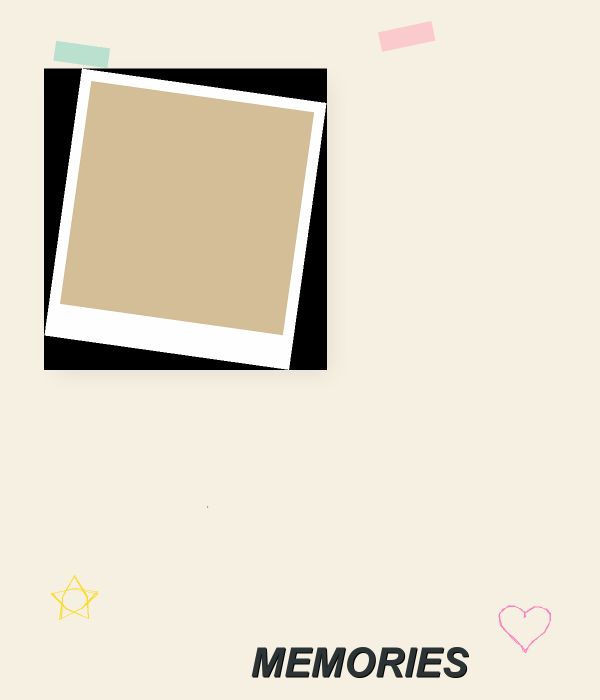
#> input picture mood-snap-studio-main/backend/test_expert_collage.jpg, 1200 x 1400 px (shown at 1/2 size)
$ python -i image_engine.py   (imports and definitions only)
#> lines starting #> are read from the running program, lines starting #| are printed output that depends on the picture
#> further down, picture is the input picture: PIL image 1200x1400 RGB; mean R, G, B 228.8, 221.5, 205.9
import cv2
import numpy as np
import io
import random
from PIL import Image, ImageEnhance, ImageFilter, ImageDraw, ImageFont, ImageChops
from typing import Tuple, Optional
from rembg import remove


# [15 lines left out: function create_cutout, not called in this run]


def apply_watercolor_effect(img: Image.Image) -> Image.Image:
    """
    ULTRA-HD Watercolor: Optimized for quality with intelligent scaling
    - Uses larger preview size for better quality
    - LANCZOS upscaling to preserve details
    - Enhanced parameters for artistic look
    """
    try:
        orig_size = img.size
#> orig_size = (1200, 1400)

        # Step 1: Scale down smartly (larger than before for better quality)
        # Use 1200px instead of 600px for better detail preservation
        scale_width = 1200
        img_small = img.resize((scale_width, int(scale_width * orig_size[1] / orig_size[0])), Image.Resampling.LANCZOS)

        # Step 2: Enhanced Stylization
        img_cv = cv2.cvtColor(np.array(img_small.convert("RGB")), cv2.COLOR_RGB2BGR)
        # Enhanced parameters for more pronounced watercolor effect
        dst = cv2.stylization(img_cv, sigma_s=60, sigma_r=0.45)
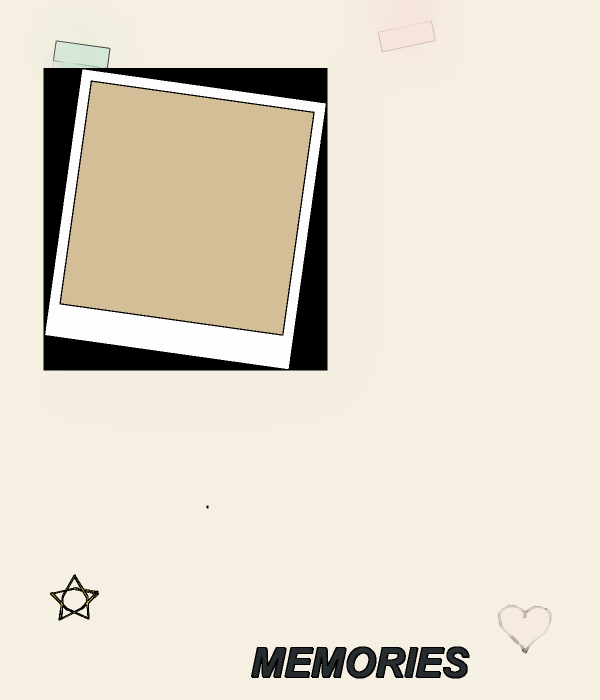
#> dst: shape (1400, 1200, 3) (shown at 1/2 size); mean B, G, R 203.9, 219.4, 226.5

        # Step 3: High-quality upscaling back to original size
        img_pil = Image.fromarray(cv2.cvtColor(dst, cv2.COLOR_BGR2RGB))
        img_pil = img_pil.resize(orig_size, Image.Resampling.LANCZOS)

        # Step 4: Subtle sharpening to restore edge definition
        img_pil = ImageEnhance.Sharpness(img_pil).enhance(1.15)

        return img_pil
    except Exception as e:
        print(f"WARNING: Watercolor optimization fallback: {e}")
        return img


# [300 lines left out: functions add_doodle_outline, add_premium_shadow, add_washi_tape, add_hand_drawn_doodle, apply_super_resolution, apply_luxury_grade and 3 more, not called in this run]


def rotate_image(img: Image.Image, angle: float = None) -> Image.Image:
    if angle is None: angle = random.uniform(-8, 8)
    return img.rotate(angle, expand=True, resample=Image.Resampling.BICUBIC)


# [38 lines left out: functions create_gradient_background, resize_to_fit, not called in this run]


def hex_to_rgb(hex_color: str) -> Tuple[int, int, int]:
    hex_color = hex_color.lstrip('#')
    return tuple(int(hex_color[i:i+2], 16) for i in (0, 2, 4))

>>> from PIL import Image
>>> picture = Image.open('test_expert_collage.jpg')
>>> result = apply_watercolor_effect(picture)
